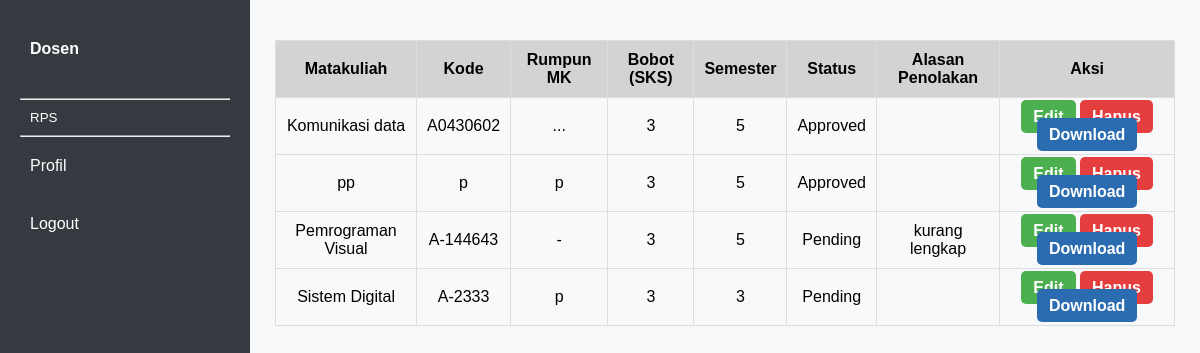
Page /inc/Akses_RPS.php (signed in) on the committed database.
### tables this page shows
CREATE TABLE `tb_rps_1` (
  `id` int(11) NOT NULL,
  `Matakuliah` varchar(255) NOT NULL,
  `Dosen` text NOT NULL,
  `Kode` varchar(10) NOT NULL,
  `Rumpun_MK` varchar(255) NOT NULL,
  `Bobot_(SKS)` int(20) NOT NULL,
  `Semester` int(20) NOT NULL,
  `Tanggal_penyusunan` date NOT NULL,
  `OTORISASI` varchar(255) NOT NULL,
  `Capaian_Pembelajaran` varchar(255) NOT NULL,
  `Deskrisi_Singkat_MK` varchar(255) NOT NULL,
  `Pustaka` varchar(255) NOT NULL,
  `Media_Pembelajaran` varchar(255) NOT NULL,
  `Team_Teaching` varchar(255) NOT NULL,
  `Matakuliah_Syarat` varchar(255) NOT NULL,
  `Pengembangan_RPS` text NOT NULL,
  `Koordinator_MK` text NOT NULL,
  `Ketua_Prodi` text NOT NULL,
  `CPLP` text NOT NULL,
  `CPMK` text NOT NULL,
  `Sofwer` text NOT NULL,
  `hardwer` text NOT NULL,
  `status` enum('Pending','Approved','Rejected') DEFAULT 'Pending',
  `alasan_penolakan` text DEFAULT NULL,
  `1Mg_Ke` text DEFAULT NULL,
  `1Sub_CPMK` text DEFAULT NULL,
  `1Materi_Pembelajaran` text DEFAULT NULL,
  `1Metode` text DEFAULT NULL,
  `1Indikator` text DEFAULT NULL,
  `1Bentuk` text DEFAULT NULL,
  `1Bobot` text DEFAULT NULL,
  `2Mg_Ke` text DEFAULT NULL,
  `2Sub_CPMK` text DEFAULT NULL,
  `2Materi_Pembelajaran` text DEFAULT NULL,
  `2Metode` text DEFAULT NULL,
  `2Indikator` text DEFAULT NULL,
  `2Bentuk` text DEFAULT NULL,
  `2Bobot` text DEFAULT NULL,
  `3Mg_Ke` text DEFAULT NULL,
  `3Sub_CPMK` text DEFAULT NULL,
  `3Materi_Pembelajaran` text DEFAULT NULL,
  `3Metode` text DEFAULT NULL,
  `3Indikator` text DEFAULT NULL,
  `3Bentuk` text DEFAULT NULL,
  `3Bobot` text DEFAULT NULL,
  `4Mg_Ke` text DEFAULT NULL,
  `4Sub_CPMK` text DEFAULT NULL,
  `4Materi_Pembelajaran` text DEFAULT NULL,
  `4Metode` text DEFAULT NULL,
  `4Indikator` text DEFAULT NULL,
  `4Bentuk` text DEFAULT NULL,
  `4Bobot` text DEFAULT NULL,
  `5Mg_Ke` text DEFAULT NULL,
  `5Sub_CPMK` text DEFAULT NULL,
  `5Materi_Pembelajaran` text DEFAULT NULL,
  `5Metode` text DEFAULT NULL,
  `5Indikator` text DEFAULT NULL,
  `5Bentuk` text DEFAULT NULL,
  `5Bobot` text DEFAULT NULL,
  `6Mg_Ke` text DEFAULT NULL,
  `6Sub_CPMK` text DEFAULT NULL,
  `6Materi_Pembelajaran` text DEFAULT NULL,
  `6Metode` text DEFAULT NULL,
  `6Indikator` text DEFAULT NULL,
  `6Bentuk` text DEFAULT NULL,
  `6Bobot` text DEFAULT NULL,
  `7Mg_Ke` text DEFAULT NULL,
  `7Sub_CPMK` text DEFAULT NULL,
  `7Materi_Pembelajaran` text DEFAULT NULL,
  `7Metode` text DEFAULT NULL,
  `7Indikator` text DEFAULT NULL,
  `7Bentuk` text DEFAULT NULL,
  `7Bobot` text DEFAULT NULL,
  `8Mg_Ke` text DEFAULT NULL,
  `8Sub_CPMK` text DEFAULT NULL,
  `8Materi_Pembelajaran` text DEFAULT NULL,
  `8Metode` text DEFAULT NULL,
  `8Indikator` text DEFAULT NULL,
  `8Bentuk` text DEFAULT NULL,
  `8Bobot` text DEFAULT NULL,
  `9Mg_Ke` text DEFAULT NULL,
  `9Sub_CPMK` text DEFAULT NULL,
  `9Materi_Pembelajaran` text DEFAULT NULL,
  `9Metode` text DEFAULT NULL,
  `9Indikator` text DEFAULT NULL,
  `9Bentuk` text DEFAULT NULL,
  `9Bobot` text DEFAULT NULL,
  `10Mg_Ke` text DEFAULT NULL,
  `10Sub_CPMK` text DEFAULT NULL,
  `10Materi_Pembelajaran` text DEFAULT NULL,
  `10Metode` text DEFAULT NULL,
  `10Indikator` text DEFAULT NULL,
  `10Bentuk` text DEFAULT NULL,
  `10Bobot` text DEFAULT NULL,
  `11Mg_Ke` text DEFAULT NULL,
  `11Sub_CPMK` text DEFAULT NULL,
  `11Materi_Pembelajaran` text DEFAULT NULL,
  `11Metode` text DEFAULT NULL,
  `11Indikator` text DEFAULT NULL,
  `11Bentuk` text DEFAULT NULL,
  `11Bobot` text DEFAULT NULL,
  `12Mg_Ke` text DEFAULT NULL,
  `12Sub_CPMK` text DEFAULT NULL,
  `12Materi_Pembelajaran` text DEFAULT NULL,
  `12Metode` text DEFAULT NULL,
  `12Indikator` text DEFAULT NULL,
  `12Bentuk` text DEFAULT NULL,
  `12Bobot` text DEFAULT NULL,
  `13Mg_Ke` text DEFAULT NULL,
  `13Sub_CPMK` text DEFAULT NULL,
  `13Materi_Pembelajaran` text DEFAULT NULL,
  `13Metode` text DEFAULT NULL,
  `13Indikator` text DEFAULT NULL,
  `13Bentuk` text DEFAULT NULL,
  `13Bobot` text DEFAULT NULL,
  `14Mg_Ke` text DEFAULT NULL,
  `14Sub_CPMK` text DEFAULT NULL,
  `14Materi_Pembelajaran` text DEFAULT NULL,
  `14Metode` text DEFAULT NULL,
  `14Indikator` text DEFAULT NULL,
  `14Bentuk` text DEFAULT NULL,
  `14Bobot` text DEFAULT NULL,
  `15Mg_Ke` text DEFAULT NULL,
  `15Sub_CPMK` text DEFAULT NULL,
  `15Materi_Pembelajaran` text DEFAULT NULL,
  `15Metode` text DEFAULT NULL,
  `15Indikator` text DEFAULT NULL,
  `15Bentuk` text DEFAULT NULL,
  `15Bobot` text DEFAULT NULL,
  `16Mg_Ke` text DEFAULT NULL,
  `16Sub_CPMK` text DEFAULT NULL,
  `16Materi_Pembelajaran` text DEFAULT NULL,
  `16Metode` text DEFAULT NULL,
  `16Indikator` text DEFAULT NULL,
  `16Bentuk` text DEFAULT NULL,
  `16Bobot` text DEFAULT NULL,
  `Capaian` text NOT NULL,
  `Obyek` text NOT NULL,
  `Aktivitas` text NOT NULL,
  `Metodologi` text NOT NULL,
  `Kriteria_tugas` text NOT NULL,
  `Kriteria` text NOT NULL,
  `Jadwal` text NOT NULL
);

### inc/Akses_RPS.php (the view, shortened to what this page needs)
<!DOCTYPE html>
<html lang="en">
<head>
</head>
<body>
  <div class="sidebar">
    <h4><a href="dashboard_dosen.php">Dosen</a></h4>
    <hr>
    <button class="dropdown-btn">RPS</button>
    <hr>
    <a href="profil.php">Profil</a>
    <a href="Login.php" class="">Logout</a>
  </div>
  <div class="table-container">
    <table>
      <tr>
        <th>Matakuliah</th>
        <th>Kode</th>
        <th>Rumpun MK</th>
        <th>Bobot (SKS)</th>
        <th>Semester</th>
        <th>Status</th>
        <th>Alasan Penolakan</th>
        <th>Aksi</th>
      </tr>
      <?php
      $host = "localhost";
      $username = "root";
      $password = "";
      $dbname = "k12";
      $koneksi = new mysqli($host, $username, $password, $dbname);
      $sql = "SELECT * FROM tb_rps_1";
      $result = $koneksi->query($sql);
      if ($result->num_rows > 0) {
        while ($row = $result->fetch_assoc()) {
          $statusClass = $row['status'] === 'disetujui' ? 'approved' : 'rejected';
          echo "<tr>
                  <td>{$row['Matakuliah']}</td>
                  <td>{$row['Kode']}</td>
                  <td>{$row['Rumpun_MK']}</td>
                  <td>{$row['Bobot_(SKS)']}</td>
                  <td>{$row['Semester']}</td>
                  <td class='{$statusClass}'>{$row['status']}</td>
                  <td>{$row['alasan_penolakan']}</td>
                  <td>
                    <a href='edit_rps.php?id={$row['id']}' class='btn btn-edit'>Edit</a>
                    <a href='hapus_rps.php?id={$row['id']}' class='btn btn-hapus'onclick='return confirm(\"Apakah Anda yakin ingin menghapus data ini?\")'>Hapus</a>
                    <a href='download_rps.php?id={$row['id']}' class='btn btn-download'>Download</a>
                  </td>
                </tr>";
        }
      } else {
        echo "<tr><td colspan='8'>Tidak ada data.</td></tr>";
      }
      ?>
    </table>
  </div>
</body>
</html>

### inc/Akses_RPS.php (style rules this page uses)
* { margin: 0; padding: 0; box-sizing: border-box; }
body { display: flex; font-family: Arial, sans-serif; background-color: #f8f9fa; height: 100vh; }
.sidebar { width: 250px; background-color: #343a40; color: white; padding: 20px; display: flex; flex-direction: column; }
.sidebar h4 { margin-bottom: 20px; }
.sidebar a { color: white; text-decoration: none; padding: 10px; margin: 10px 0; border-radius: 5px; display: block; }
.dropdown-btn { background: none; border: none; color: white; padding: 10px; width: 100%; text-align: left; cursor: pointer; border-radius: 5px; }
.table-container { width: calc(100% - 260px); margin: 20px auto; padding: 20px; overflow: auto; }
table { width: 100%; border-collapse: collapse; }
th, td { padding: 10px; border: 1px solid #ddd; text-align: center; }
th { background-color: lightgray; position: sticky; top: 0; z-index: 1; }
.btn { padding: 8px 12px; text-decoration: none; font-weight: bold; border-radius: 5px; transition: all 0.3s ease; }
.btn-edit { background-color: #4CAF50; color: white; }
.btn-hapus { background-color: #e53e3e; color: white; }
.btn-download { background-color: #2b6cb0; color: white; }

### rows in the picture
tb_rps_1: Matakuliah "Komunikasi data", Kode "A0430602", Rumpun_MK "...", value "3", Semester "5", status "Approved"
tb_rps_1: Matakuliah "pp", Kode "p", Rumpun_MK "p", value "3", Semester "5", status "Approved"
tb_rps_1: Matakuliah "Pemrograman Visual", Kode "A-144643", Rumpun_MK "-", value "3", Semester "5", status "Pending", alasan_penolakan "kurang lengkap"
tb_rps_1: Matakuliah "Sistem Digital", Kode "A-2333", Rumpun_MK "p", value "3", Semester "3", status "Pending"
